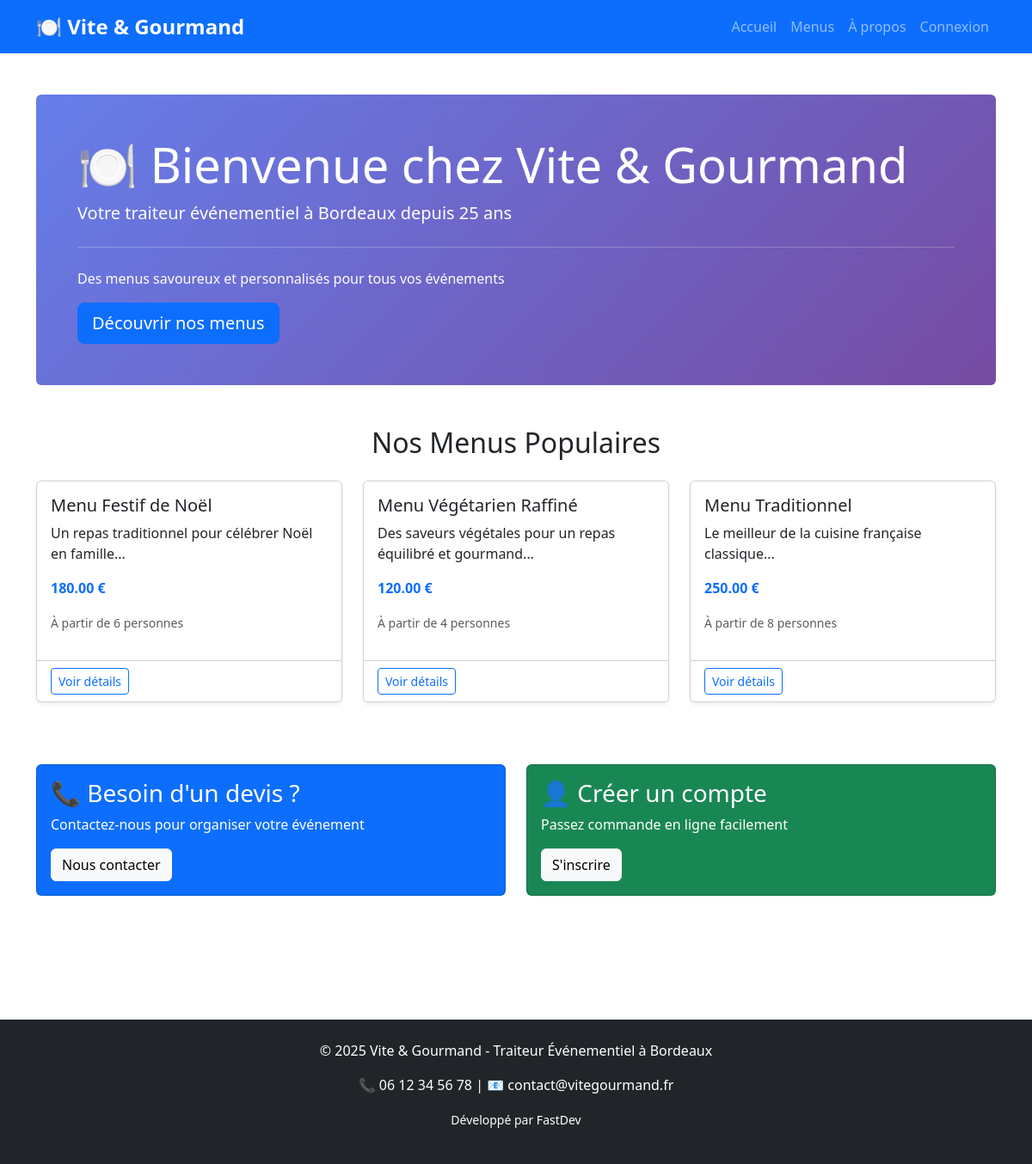
The app's page /src/public/index.php, older data.
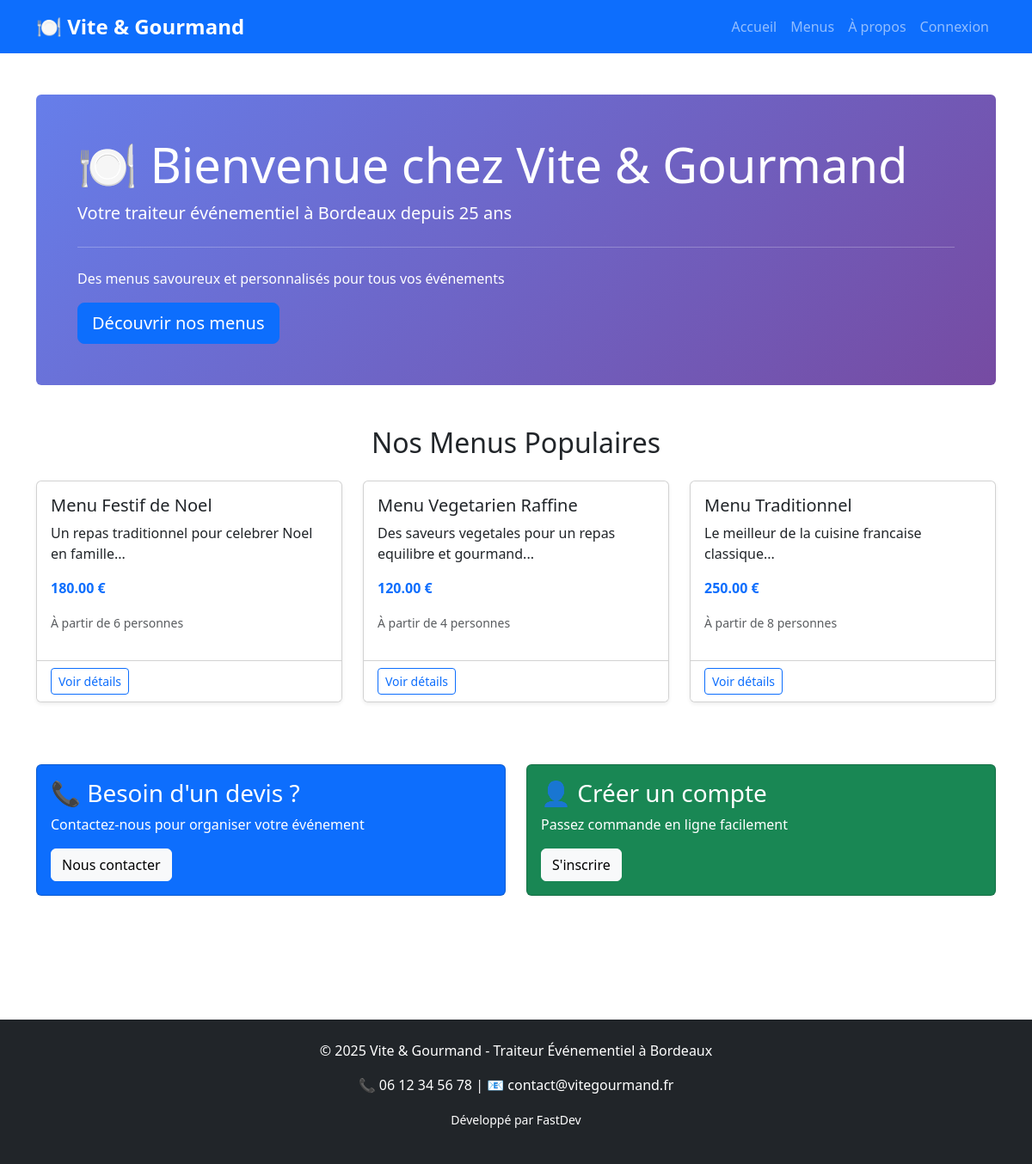
The same page, newer data.
### tables this page shows
CREATE TABLE menu (
    id_menu INT AUTO_INCREMENT PRIMARY KEY,
    titre VARCHAR(200) NOT NULL,
    description TEXT,
    id_theme INT,
    id_regime INT,
    nb_personnes_min INT NOT NULL,
    prix_base DECIMAL(10,2) NOT NULL,
    stock_disponible INT DEFAULT 0,
    conditions TEXT,
    actif BOOLEAN DEFAULT TRUE,
    date_creation TIMESTAMP DEFAULT CURRENT_TIMESTAMP,
    FOREIGN KEY (id_theme) REFERENCES theme(id_theme) ON DELETE SET NULL,
    FOREIGN KEY (id_regime) REFERENCES regime(id_regime) ON DELETE SET NULL,
    INDEX idx_theme (id_theme),
    INDEX idx_regime (id_regime),
    INDEX idx_actif (actif)
);

### src/app/controllers/HomeController.php (called while the page is built, shortened)
<?php
class HomeController {
    public function index() {
        $db = new Database();
        $conn = $db->getConnection();
        $query = "SELECT * FROM menu WHERE actif = 1 LIMIT 3";
        $stmt = $conn->prepare($query);
        $stmt->execute();
        $menus = $stmt->fetchAll();
        require_once __DIR__ . '/../views/home/index.php';
    }
}

### src/app/views/home/index.php (the view)
<?php require_once __DIR__ . '/../layouts/header.php'; ?>
<div class="container my-5">
    <div class="jumbotron bg-light p-5 rounded">
        <h1 class="display-4">🍽️ Bienvenue chez Vite & Gourmand</h1>
        <p class="lead">Votre traiteur événementiel à Bordeaux depuis 25 ans</p>
        <hr class="my-4">
        <p>Des menus savoureux et personnalisés pour tous vos événements</p>
        <a class="btn btn-primary btn-lg" href="/menu" role="button">Découvrir nos menus</a>
    </div>
    <div class="row my-5">
        <div class="col-12">
            <h2 class="text-center mb-4">Nos Menus Populaires</h2>
        </div>
        <?php if (!empty($menus)): ?>
            <?php foreach ($menus as $menu): ?>
                <div class="col-md-4 mb-4">
                    <div class="card h-100 shadow-sm">
                        <div class="card-body">
                            <h5 class="card-title"><?= htmlspecialchars($menu['titre']) ?></h5>
                            <p class="card-text"><?= htmlspecialchars(substr($menu['description'], 0, 100)) ?>...</p>
                            <p class="text-primary fw-bold"><?= number_format($menu['prix_base'], 2) ?> €</p>
                            <p class="text-muted"><small>À partir de <?= $menu['nb_personnes_min'] ?> personnes</small></p>
                        </div>
                        <div class="card-footer bg-white">
                            <a href="/menu/<?= $menu['id_menu'] ?>" class="btn btn-outline-primary btn-sm">Voir détails</a>
                        </div>
                    </div>
                </div>
            <?php endforeach; ?>
        <?php else: ?>
            <div class="col-12">
                <p class="text-center text-muted">Aucun menu disponible pour le moment.</p>
            </div>
        <?php endif; ?>
    </div>
    <div class="row my-5">
        <div class="col-md-6">
            <div class="card bg-primary text-white">
                <div class="card-body">
                    <h3>📞 Besoin d'un devis ?</h3>
                    <p>Contactez-nous pour organiser votre événement</p>
                    <a href="/contact" class="btn btn-light">Nous contacter</a>
                </div>
            </div>
        </div>
        <div class="col-md-6">
            <div class="card bg-success text-white">
                <div class="card-body">
                    <h3>👤 Créer un compte</h3>
                    <p>Passez commande en ligne facilement</p>
                    <a href="/auth/register" class="btn btn-light">S'inscrire</a>
                </div>
            </div>
        </div>
    </div>
</div>
<?php require_once __DIR__ . '/../layouts/footer.php'; ?>

Row changes from the older to the newer data that the page shows:
changed menu: titre "Menu Festif de Noël" → "Menu Festif de Noel"; description "Un repas traditionnel pour célébrer Noël en famille" → "Un repas traditionnel pour celebrer Noel en famille"
changed menu: titre "Menu Végétarien Raffiné" → "Menu Vegetarien Raffine"; description "Des saveurs végétales pour un repas équilibré et gourmand" → "Des saveurs vegetales pour un repas equilibre et gourmand"
changed menu "Menu Traditionnel": description "Le meilleur de la cuisine française classique" → "Le meilleur de la cuisine francaise classique"
